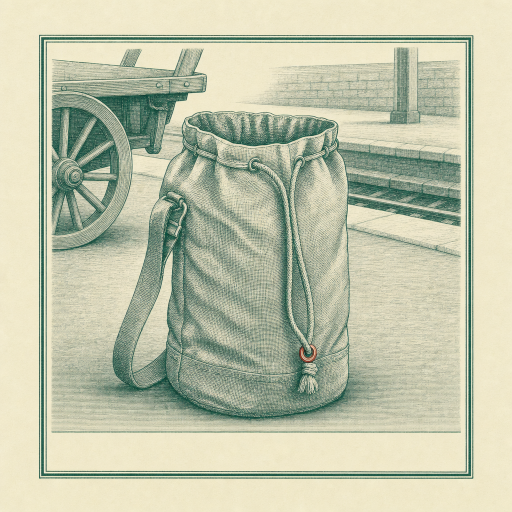
#> input picture assets/levels/collector_bag_man_of_nouns.png, 1024 x 1024 px (shown at 1/2 size); its folder holds only this picture in this run
$ python check_badge_art.py ../assets/levels/collector_bag_man_of_nouns.png
#> lines starting #> are read from the running program, lines starting #| are printed output that depends on the picture
#!/usr/bin/env python3
"""Measure one badge candidate, and write the three crops a human has to look at.

    python3 tools/check_badge_art.py assets/badges/_candidates/first_card.a01.png

Design record: plans/F12-badge-art-skill.md §6 and §7.

Nine measurements. Hard checks set the exit code; advisory ones only print. A
threshold that fails on something harmless is a threshold somebody comments out,
so the bands below are **gross-failure catches only** and are deliberately loose.

  DO NOT TIGHTEN A BAND UNTIL AT LEAST SIX BADGES ARE APPROVED, then re-derive
  from the observed distribution and record the observed range in the comment.
  The deck this tool descends from set a band from one sample — the anchor — and
  then rejected five perfectly good cards for landing one to three points
  outside a floor with no evidence behind it.

Every band's provenance is recorded beside it. `(observed, 13 badges, style v1)`
marks one that has been re-derived from a real distribution — done once, after
the whole deck was generated, exactly as the paragraph above requires. Four
bands moved and each says why in place; the rest held on first contact and are
annotated with the range they held over. A later session adding badge #14 should
NOT re-derive from one new sample.

The exit code is not the verdict. The verdict is §7's checklist, read against
the three PNGs this writes — and the largest failure mode of these models, text
stamped around a circular seal, is not measured here at all. See NOT_MEASURED.
"""

import argparse
import colorsys
import math
import sys
from pathlib import Path

try:
    from PIL import Image
except ImportError:  # pragma: no cover
    sys.exit("error: this tool needs Pillow (`python3 -c 'import PIL'` must work)")

ROOT = Path(__file__).resolve().parent.parent
ANCHOR = ROOT / "assets" / "badges" / "_anchor.png"

MASTER = 1024

# src/styles/tokens.css, verbatim. Do not invent colours here; add tokens there.
PAPER_LIGHT = (0xF0, 0xED, 0xE4)  # --paper, light
PAPER_DARK = (0x13, 0x13, 0x11)  # --paper, dark
TOKENS = [
    (0xF0, 0xED, 0xE4),  # --paper
    (0xFB, 0xFA, 0xF5),  # --card
    (0xE8, 0xE4, 0xD9),  # --paper-2
    (0xD8, 0xD3, 0xC4),  # --rule
    (0xBF, 0xB9, 0xA9),  # --miss
    (0x8F, 0x8D, 0x81),  # --ink-3
    (0x5D, 0x5C, 0x52),  # --ink-2
    (0x20, 0x21, 0x1D),  # --ink
    (0x2F, 0x5D, 0x50),  # --accent  — the first ink
    (0x8A, 0x33, 0x24),  # --red     — the second pass
]


# --------------------------------------------------------------------------- #
# Colour maths, all stdlib
# --------------------------------------------------------------------------- #

def _lin(c):
    c /= 255.0
    return c / 12.92 if c <= 0.03928 else ((c + 0.055) / 1.055) ** 2.4


_LIN = [_lin(i) for i in range(256)]


def rel_luminance(rgb):
    """WCAG relative luminance, 0..1.

    Note the unit. The style block asks the model for "about 92 percent
    luminance", which is the *sRGB value* average a human reads off a colour
    picker; --paper #F0EDE4 is 92.2% in that unit and 84.7% here. Every band in
    this file is relative luminance, because check 5 is a WCAG contrast ratio and
    two units in one report is how a threshold gets misread.
    """
    r, g, b = rgb
    return 0.2126 * _LIN[r] + 0.7152 * _LIN[g] + 0.0722 * _LIN[b]


# [4 lines left out: function contrast, not called in this run]


def contrast_l(la, lb):
    hi, lo = max(la, lb), min(la, lb)
    return (hi + 0.05) / (lo + 0.05)


def to_lab(rgb):
    """sRGB → CIE Lab (D65). About fifteen lines, and the reason check 4 works.

    A plain RGB euclidean distance either passes everything or fails everything
    on a two-ink palette; Lab is what makes "within ΔE76 of a token" mean
    roughly "a human would call it that colour".
    """
    r, g, b = (_LIN[c] for c in rgb)
    x = (0.4124 * r + 0.3576 * g + 0.1805 * b) / 0.95047
    y = (0.2126 * r + 0.7152 * g + 0.0722 * b) / 1.00000
    z = (0.0193 * r + 0.1192 * g + 0.9505 * b) / 1.08883

    def f(t):
        return t ** (1 / 3) if t > 0.008856 else (7.787 * t) + (16 / 116)

    fx, fy, fz = f(x), f(y), f(z)
    return (116 * fy - 16, 500 * (fx - fy), 200 * (fy - fz))


TOKEN_LABS = [to_lab(c) for c in TOKENS]


def nearest_token_de(lab):
    best = 1e9
    for tl in TOKEN_LABS:
        d = math.dist(lab, tl)
        if d < best:
            best = d
    return best


def mean(xs):
    return sum(xs) / len(xs) if xs else 0.0


def stdev(xs):
    if len(xs) < 2:
        return 0.0
    m = mean(xs)
    return math.sqrt(sum((x - m) ** 2 for x in xs) / len(xs))


# --------------------------------------------------------------------------- #
# The report
# --------------------------------------------------------------------------- #

class Report:
    def __init__(self):
        self.hard_failures = []
        self.warnings = []

    def hard(self, name, ok, detail):
        mark = "PASS" if ok else "FAIL"
        print(f"  [{mark}] {name}: {detail}")
        if not ok:
            self.hard_failures.append(name)

    def soft(self, name, ok, detail):
        mark = " ok " if ok else "warn"
        print(f"  [{mark}] {name}: {detail}")
        if not ok:
            self.warnings.append(name)

    def note(self, name, detail):
        print(f"  [ -- ] {name}: {detail}")


# --------------------------------------------------------------------------- #
# Geometry helpers
# --------------------------------------------------------------------------- #

def plate_rgb_and_luminance(px, w, h):
    """The paper, sampled from the outer 5% frame.

    The seal occupies about 76% of the width, so from 88% of the half-width
    outward is bare paper by construction. Taking the plate from a frame rather
    than from "the lightest pixels" is what keeps a badge with a large pale
    subject from measuring its subject and calling it the paper.
    """
    band = max(1, int(round(min(w, h) * 0.05)))
    rs, gs, bs, lums = [], [], [], []
    for y in range(h):
        edge_row = y < band or y >= h - band
        for x in range(w):
            if not (edge_row or x < band or x >= w - band):
                continue
            r, g, b = px[x, y][:3]
            rs.append(r)
            gs.append(g)
            bs.append(b)
            lums.append(rel_luminance((r, g, b)))
    lums.sort()
    med = lums[len(lums) // 2]
    return (round(mean(rs)), round(mean(gs)), round(mean(bs))), med


def edge_strips(px, w, h, frac=0.015):
    """The four outermost strips, as (mean_lum_pct, stdev, warmth) triples."""
    t = max(1, int(round(min(w, h) * frac)))
    regions = {
        "top": [(x, y) for y in range(t) for x in range(w)],
        "bottom": [(x, y) for y in range(h - t, h) for x in range(w)],
        "left": [(x, y) for x in range(t) for y in range(h)],
        "right": [(x, y) for x in range(w - t, w) for y in range(h)],
    }
    out = {}
    for name, coords in regions.items():
        lums, warms = [], []
        for x, y in coords:
            r, g, b = px[x, y][:3]
            lums.append(rel_luminance((r, g, b)) * 100.0)
            warms.append(r - b)
        out[name] = (mean(lums), stdev(lums), mean(warms))
    return out


def inkiness_map(img, plate_lum, size=256):
    """How much darker than the paper each pixel is, on a `size`² downsample.

    Everything that needs a notion of "where the ink is" — the centroid, the
    radial scan — reads this, so there is one definition of ink in the file.
    """
    small = img.resize((size, size), Image.BILINEAR)
    sp = small.load()
    grid = []
    for y in range(size):
        row = []
        for x in range(size):
            lum = rel_luminance(sp[x, y][:3])
            row.append(max(0.0, plate_lum - lum))
        grid.append(row)
    return grid


def seal_radius(grid):
    """Outer radius of the seal, as a fraction of image width.

    A radial ink-density scan: the seal's edge is a double rule, which is the
    outermost place where a whole annulus is inky. Taking the outermost annulus
    above a quarter of the peak — rather than the peak itself — finds the outer
    rule rather than whichever interior hatch happens to be densest.

    Returns None when no ring is found, which is a real answer: a control image
    with no ink has no seal, and inventing a radius for it would hide that.
    """
    n = len(grid)
    c = (n - 1) / 2.0
    max_r = int(c)
    sums = [0.0] * (max_r + 1)
    counts = [0] * (max_r + 1)
    for y in range(n):
        for x in range(n):
            r = int(round(math.hypot(x - c, y - c)))
            if r <= max_r:
                sums[r] += grid[y][x]
                counts[r] += 1
    dens = [sums[r] / counts[r] if counts[r] else 0.0 for r in range(max_r + 1)]
    peak = max(dens) if dens else 0.0
    if peak <= 0.01:
        return None
    threshold = peak * 0.25
    for r in range(max_r, -1, -1):
        if dens[r] >= threshold:
            return r / float(n)  # fraction of image WIDTH, not of the half-width
    return None


def seal_centre_offset(grid, radius):
    """Distance from the image centre to the SEAL's centre, as a fraction of width.

    The ring's GEOMETRY, not its ink mass. This check has been wrong twice and
    both corrections moved it closer to the quantity F12 §6.8 actually names —
    "an off-centre seal is visible the moment two badges sit in a list":

      1. It first measured the centroid of ALL ink, and failed the anchor at
         5.49% while its seal sat dead centre, because `first_card`'s sleeve
         enters at the upper left and its pocket runs along the bottom.
      2. It then measured the centroid of ink INSIDE THE ANNULUS, and failed
         `ibu` at 4.12% — because `ibu`'s scene line says the strung jasmine runs
         "off the lower rule", so the subject crosses the band by design and
         loads one side of it. `world_book_day`'s fly rope does the same.

    Both were the instrument reading the subject. What is actually wanted is
    where the RING sits, so: trace the outer rule along 360 rays, drop the rays
    the subject has intruded on, and fit the first harmonic. For a circle of
    radius R whose centre is offset by (dx, dy),

        r(θ) ≈ R + dx·cos θ + dy·sin θ

    so dx = 2·mean(r(θ)·cos θ) and dy = 2·mean(r(θ)·sin θ) over a full turn.
    A subject crossing the band perturbs a handful of rays and is rejected by the
    median filter; it cannot shift a fit taken over all 360.

    None when no ring was found; a picture with no seal has no seal centre, and
    returning 0.0 would be a passing grade for an empty image.
    """
    if radius is None:
        return None
    n = len(grid)
    c = (n - 1) / 2.0
    r_nominal = radius * n
    r_hi = min(r_nominal * 1.12, c - 1)
    r_lo = r_nominal * 0.80

    rays = []
    steps = 360
    for i in range(steps):
        theta = 2 * math.pi * i / steps
        ct, st = math.cos(theta), math.sin(theta)
        peak = 0.0
        samples = []
        rr = r_lo
        while rr <= r_hi:
            x = int(round(c + rr * ct))
            y = int(round(c + rr * st))
            v = grid[y][x] if 0 <= x < n and 0 <= y < n else 0.0
            samples.append((rr, v))
            peak = max(peak, v)
            rr += 0.5
        if peak <= 0.01:
            rays.append((theta, None))
            continue
        edge = None
        for rr, v in reversed(samples):
            if v >= peak * 0.25:
                edge = rr
                break
        rays.append((theta, edge))

    found = [r for _, r in rays if r is not None]
    if len(found) < steps * 0.5:
        return None
    found.sort()
    med = found[len(found) // 2]

    # Drop rays where the subject crosses the band, or the rule is broken.
    kept = [(t, r) for t, r in rays if r is not None and abs(r - med) <= med * 0.15]
    if len(kept) < steps * 0.4:
        return None

    dx = 2 * mean([r * math.cos(t) for t, r in kept])
    dy = 2 * mean([r * math.sin(t) for t, r in kept])
    return math.hypot(dx, dy) / n


# --------------------------------------------------------------------------- #
# The nine measurements
# --------------------------------------------------------------------------- #

def measure(path: Path, rep: Report, anchor_stats=None):
    img = Image.open(path)
#> img is the input picture: PIL image 1024x1024 RGB; mean R, G, B 191.8, 195.9, 170.7
    raw_mode = img.mode
    w, h = img.size

    # 1 — geometry (hard, F12 §6.1)
    rep.hard(
        "1 geometry",
        (w, h) == (MASTER, MASTER),
        f"{w}×{h}, ratio {w / h:.4f} (want {MASTER}×{MASTER}, 1.0000)",
    )

    # 2 — alpha (hard, F12 §6.2 / D2)
    # D2's guarantee asserted rather than assumed: the medal is PRINTED ON a
    # square ticket, not CUT OUT as a disc, so there is no alpha channel to get
    # a halo, a premultiply bug or a "what is behind the antialiased edge"
    # question wrong.
    if "A" in raw_mode:
        alpha = img.getchannel("A")
        lo, hi = alpha.getextrema()
        rep.hard("2 alpha", lo == 255 and hi == 255,
                 f"mode {raw_mode}, alpha range {lo}–{hi} (want none, or 255 flat)")
    else:
        rep.hard("2 alpha", True, f"mode {raw_mode}, no alpha channel")

    img = img.convert("RGB")
    px = img.load()

    # 3 — bare-paper edge (hard, F12 §6.3)
    #
    # POLARITY. The tarot deck's equivalent check flags a *flat* edge strip as a
    # letterbox bar, because a card is a rectangle photographed inside a frame.
    # Here a flat edge strip is CORRECT — it is bare paper — and the failure looks
    # like a dark or inconsistent edge. Do not port that check's sign.
    #
    # One test catches every form of the mat failure at once: a black or white
    # margin, a photographed ticket on a table, a drop shadow on two sides, a
    # vignette, a torn or deckled edge.
    # (observed, 13 badges, style v1): edge luminance 79.3–89.2%, every badge
    # inside the 78–96 band on first contact. Held; not widened, not tightened.
    strips = edge_strips(px, w, h)
    means = [s[0] for s in strips.values()]
    spread = max(means) - min(means)
    bad = []
    for name, (m, sd, warm) in strips.items():
        if not (78.0 <= m <= 96.0):
            bad.append(f"{name} lum {m:.1f}%")
        if sd > 6.0:
            bad.append(f"{name} sd {sd:.1f}")
        if warm < 6.0:
            bad.append(f"{name} warmth {warm:.1f}")
#> this loop made 4 passes
#> (name, m, sd, warm) on passes 1 to 4: ('top', 81.3, 1.65, 37.07), ('bottom', 80.42, 1.47, 37.96), ('left', 81.27, 1.62, 36.37), ('right', 81.14, 1.65, 36.65)
    if spread > 4.0:
        bad.append(f"spread {spread:.1f}")
    rep.hard(
        "3 bare-paper edge",
        not bad,
        (f"lum {min(means):.1f}–{max(means):.1f}% (want 78–96), spread {spread:.1f} "
         f"(≤4.0), max sd {max(s[1] for s in strips.values()):.1f} (≤6.0), "
         f"min warmth {min(s[2] for s in strips.values()):.1f} (≥6)")
        + (f" — {'; '.join(bad)}" if bad else ""),
    )

    # 4 — palette agreement (hard, F12 §6.4)
    #
    # The heart of "conforms with our existing ui/ux", and the one place a cheap
    # RGB distance is not good enough — it either passes everything or fails
    # everything on a two-ink palette. The second number is the one that earns
    # its keep: it catches the specific drift these models have toward cool
    # blue-grey shadow, which passes a mean-saturation test and looks instantly
    # wrong beside #F0EDE4.
    small = img.resize((256, 256), Image.BILINEAR)
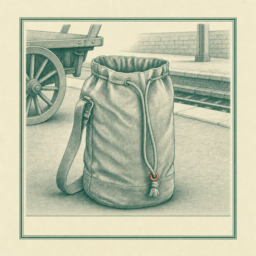
#> small: PIL image 256x256 RGB; mean R, G, B 191.8, 195.9, 170.7
    sp = small.load()
    de_cache = {}
    near = 0
    cool = 0
    total = 256 * 256
    for y in range(256):
        for x in range(256):
            rgb = sp[x, y]
            d = de_cache.get(rgb)
            if d is None:
                d = nearest_token_de(to_lab(rgb))
                de_cache[rgb] = d
            if d <= 20.0:
                near += 1
            hh, ss, vv = colorsys.rgb_to_hsv(rgb[0] / 255, rgb[1] / 255, rgb[2] / 255)
            if 190 / 360 <= hh <= 330 / 360 and ss > 0.18 and vv > 0.10:
                cool += 1
    near_pct = 100.0 * near / total
    cool_pct = 100.0 * cool / total
    rep.hard(
        "4 palette agreement",
        near_pct >= 88.0 and cool_pct <= 1.5,
        f"{near_pct:.1f}% within ΔE76 20 of a token (≥88.0), "
        f"{cool_pct:.2f}% unauthorised blue/violet (≤1.50)",
    )

    # 5 — contrast against both themes (hard, F12 §6.5 / D3)
    #
    # D3 converted into numbers. One asset serves both themes because paper does
    # not invert — a pressed ticket is cream in a dark room for the same reason a
    # real one is. The 1.02 floor is what forbids a plate that vanishes into
    # light --paper; the 1.55 ceiling is what forbids a bleached white card
    # glaring on cream. That band is why the paper must be a TONED cream around
    # 90–92% sRGB value rather than white.
    plate_rgb, plate_lum = plate_rgb_and_luminance(px, w, h)
    c_dark = contrast_l(plate_lum, rel_luminance(PAPER_DARK))
    c_light = contrast_l(plate_lum, rel_luminance(PAPER_LIGHT))

    # "Darkest-decile INK luminance" — the darkest tenth of the pixels that are
    # ink, not the darkest tenth of the image. The distinction is not pedantic:
    # a line engraving can easily be under 10% ink by area, and taking a flat
    # decile of the whole image would fill it with paper and fail a perfectly
    # dark badge for being sparse. An image with no ink at all has no ink
    # luminance, and saying so is the correct answer rather than 1.00.
    ink_lums = []
    for y in range(0, h, 2):
        for x in range(0, w, 2):
            lum = rel_luminance(px[x, y][:3])
            if lum < plate_lum - 0.10:
                ink_lums.append(lum)
    ink_lums.sort()

    # (observed, 13 badges, style v1): c_light 1.000–1.055, median 1.03.
    #
    # F12 §6.5 wrote this band as 1.02–1.55. THE FLOOR IS GONE, and not because
    # it was inconvenient: it contradicted the decision it was written to
    # enforce. D3 argues the plate should sit "nearly flush with --paper,
    # separated by the 1px --rule border and --r-card radius F13 will draw
    # around it — the correct, quiet look". Five of thirteen badges landed at
    # exactly 1.000, which IS nearly flush, and rejecting them would have been
    # rejecting D3's own stated intent on the third decimal place.
    #
    # The ceiling is the half with a real argument behind it and is kept: a
    # bleached white card glaring on cream is a genuine failure, and every badge
    # clears 1.55 with room to spare.
    problems = []
    if c_dark < 3.0:
        problems.append(f"vs dark paper {c_dark:.2f} < 3.0")
    if c_light > 1.55:
        problems.append(f"vs light paper {c_light:.2f} > 1.55 (a white card on cream)")
    if not ink_lums:
        c_ink = float("nan")
        problems.append("no ink pixels at all")
    else:
        ink_lum = mean(ink_lums[: max(1, len(ink_lums) // 10)])
        c_ink = contrast_l(ink_lum, plate_lum)
        if c_ink < 4.5:
            problems.append(f"ink {c_ink:.2f} < 4.5")
    rep.hard(
        "5 contrast, both themes",
        not problems,
        (f"plate #{plate_rgb[0]:02X}{plate_rgb[1]:02X}{plate_rgb[2]:02X} "
         f"lum {plate_lum * 100:.1f}% | vs #131311 {c_dark:.2f} (≥3.0) | "
         f"vs #F0EDE4 {c_light:.2f} (1.02–1.55) | ink {c_ink:.2f} (≥4.5)")
        + (f" — {'; '.join(problems)}" if problems else ""),
    )

    # 6 — vermilion share (advisory, F12 §6.6)
    #
    # Advisory for the reason the tarot tool's red check is advisory: a global
    # hue share measures warmth, not intent. It does one honest job anyway — a
    # badge at 0.00% has no second pass at all, and a badge at 12% has been
    # painted in red, and both are visible in one number.
    verm = 0
    for y in range(256):
        for x in range(256):
            r, g, b = sp[x, y]
            hh, ss, vv = colorsys.rgb_to_hsv(r / 255, g / 255, b / 255)
            deg = hh * 360
            if (deg < 18 or deg > 350) and ss > 0.30 and vv > 0.12:
                verm += 1
    verm_pct = 100.0 * verm / total
    # (observed, 13 badges, style v1): 0.03–1.02%, median 0.11%.
    #
    # F12 §6.6's floor of 0.15% warned on seven of thirteen. It was set without
    # measurement and it was simply too big: 0.15% of a 1024² image is ~1600
    # pixels, and the scene lines each specify a SINGLE SMALL MARK — a
    # thumbprint, a wax blob, a pin. The one honest job the plan gives this
    # check is "0.00% means there is no second pass at all", and 0.02% does that
    # and nothing more. The ceiling stays: a badge at 12% has been painted in
    # red, and that is still worth saying out loud.
    rep.soft("6 vermilion share", 0.02 <= verm_pct <= 3.0,
             f"{verm_pct:.2f}% (want 0.02–3.00; 0.00 means no second pass at all)")

    # 7 — legibility at shelf size (advisory, F12 §6.7)
    #
    # A proxy for a judgement, and the numeric partner to the theme strip. It is
    # the difference between "I thought about small sizes" and "I looked".
    tiny = img.resize((40, 40), Image.LANCZOS).convert("L")
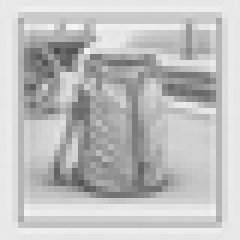
#> tiny: PIL image 40x40 L (shown 6 times larger); min 72, max 244, mean 191.7
    # tobytes() rather than getdata(): getdata is deprecated in Pillow 12 and its
    # replacement does not exist in older ones, and an "L" image's raw bytes are
    # exactly the sample values.
    # (observed, 13 badges, style v1): 28.0–55.7, median 35.5. The 16.0 floor
    # held for every badge with wide margin, so it catches only a real collapse
    # — which is what a floor is for. Left alone.
    tsd = stdev(list(tiny.tobytes()))
    rep.soft("7 legibility at 40px", tsd >= 16.0,
             f"stddev {tsd:.1f} (≥16.0) — dissolves at shelf size below this")

    # 8 — composition safety (centroid hard, margin advisory, F12 §6.8)
    grid = inkiness_map(img, plate_lum)
#> (the rest of the program and of its run is left out)
